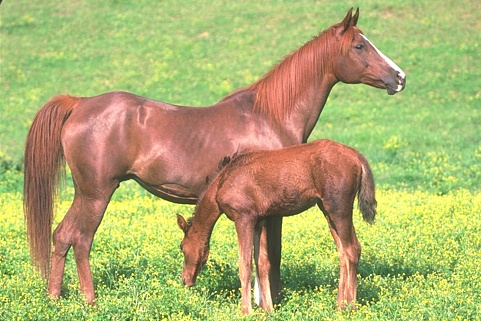
#> input picture code/horse.jpg, 481 x 321 px
$ jupyter execute --allow-errors Aula15b.ipynb
#> lines starting #> are read from the running program, lines starting #| are printed output that depends on the picture
# Data Science Bootcamp
# <center> **Aula 15b -- K-means Clustering**

[cell 1]
import numpy as np
import matplotlib.pyplot as plt

from sklearn.cluster import k_means

from sklearn.datasets import load_iris, make_circles, make_moons, make_blobs
from skimage.data import chelsea, coffee

# K-means

### Burbujas

[cell 2]
data, colors = make_blobs(n_samples=500, n_features=2, random_state=1000)

[cell 3]
print(data.shape, colors.shape)

[cell 4]
plt.figure()
plt.scatter(data[:,0], data[:,1], c=colors)
plt.show()
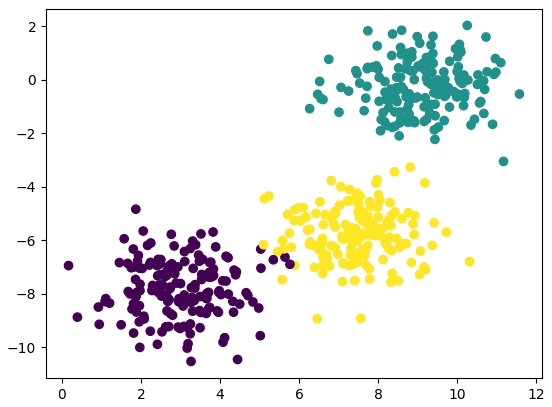
#> figure drawn by matplotlib, 1 panel

[cell 5]
# k-means
k = 4
#> (the rest of this cell did not finish here and is left out)

[cell 6]
plt.figure()
#> (the rest of this cell did not finish here and is left out)

[cell 7]
from nltk.cluster import kmeans, KMeansClusterer
#from nltk.cluster import euclidean_distance, cosine_distance

from scipy.spatial.distance import euclidean, mahalanobis, cosine, minkowski, canberra

[cell 8]
k = 3

# métrica = 'euclidean'
#> (the rest of this cell did not finish here and is left out)

#> (a cell that did not finish here is left out)

### Iris

[cell 10]
data = load_iris()

[cell 11]
X = data['data']
y = data['target']

[cell 12]
plt.figure()
plt.scatter(X[:,0], X[:,1], c=y)
plt.show()
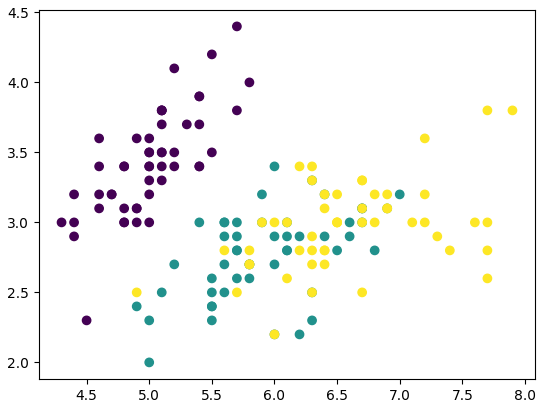
#> figure drawn by matplotlib, 1 panel

[cell 13]
k = 5
#> (the rest of this cell did not finish here and is left out)

[cell 14]
plt.figure()
#> (the rest of this cell did not finish here and is left out)

[cell 15]
plt.figure()
#> (the rest of this cell did not finish here and is left out)

## Image Quantization

[cell 16]
I = plt.imread('horse.jpg')
#> I is the input picture: shape (321, 481, 3); mean R, G, B 174.6, 175.1, 111

[cell 17]
plt.figure()
plt.imshow(I)
plt.show()

[cell 18]
sh = I.shape
#> sh = (321, 481, 3)
sh
#> Out = (321, 481, 3)

[cell 19]
I[0,0,:]
#> Out = [58, 64, 38]

[cell 20]
# matriz de datos
Iflat = I.reshape(-1,3)

[cell 21]
Iflat[:10]
#> Out = [[58, 64, 38], [55, 65, 31], [136, 149, 105], [194, 213, 157], [186, 208, 146], [168, 194, 129], [170, 196, 133], [156, 184, 123], [161, 187, 126], [163, 189, 126]]

[cell 22]
Iflat.shape
#> Out = (154401, 3)

[cell 23]
k = 2
#> (the rest of this cell did not finish here and is left out)

[cell 24]
plt.figure()
#> (the rest of this cell did not finish here and is left out)

[cell 25]
result = np.zeros(sh).reshape(-1,3)

# asignamos a cada pixel su centroide (color promedio)
#> (the rest of this cell did not finish here and is left out)

[cell 26]
plt.figure()
plt.imshow(result)
plt.show()
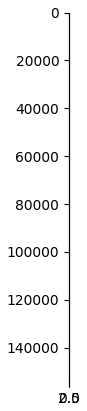
#> figure drawn by matplotlib, 1 panel

### Otro ejemplo

[cell 27]
from skimage.data import chelsea

[cell 28]
I = chelsea()
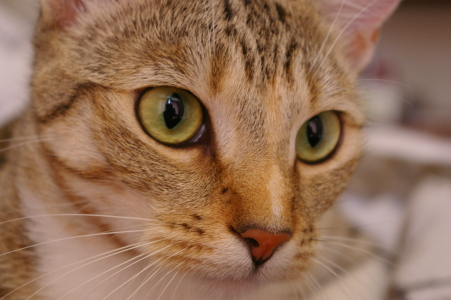
#> input picture skimage.data.chelsea(), 451 x 300 px
#> I is the input picture: shape (300, 451, 3); mean R, G, B 147.7, 111.4, 86.8

[cell 29]
plt.figure()
plt.imshow(I)
plt.show()

[cell 30]
sh = I.shape
#> sh = (300, 451, 3)
sh
#> Out = (300, 451, 3)
